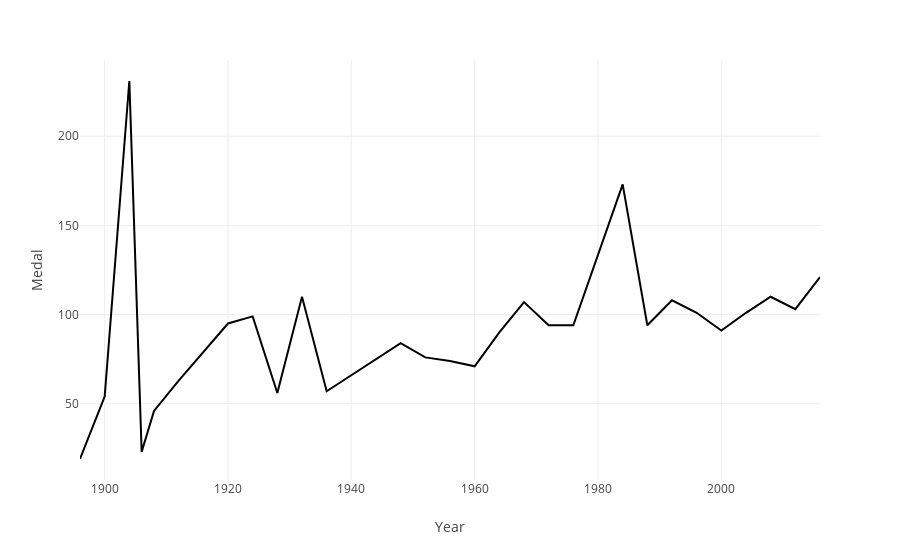

The code cell stored with this chart in its notebook:
### Code cell
fig=px.line(final_df,x='Year',y='Medal')
fig.show()

### Figure 1 — Plotly figure (JSON) as saved in the notebook; plotly's stock layout.template omitted (floating-point values rounded to 4 significant figures)
{"data": [{"hovertemplate": "Year=%{x}<br>Medal=%{y}<extra></extra>", "legendgroup": "", "line": {"color": "#000001", "dash": "solid"}, "marker": {"symbol": "circle"}, "mode": "lines", "name": "", "orientation": "v", "showlegend": false, "type": "scatter", "x": [1896, 1900, 1904, 1906, 1908, 1912, 1920, 1924, 1928, 1932, 1936, 1948, 1952, 1956, 1960, 1964, 1968, 1972, 1976, 1984, 1988, 1992, 1996, 2000, 2004, 2008, 2012, 2016], "xaxis": "x", "y": [19, 54, 231, 23, 46, 63, 95, 99, 56, 110, 57, 84, 76, 74, 71, 90, 107, 94, 94, 173, 94, 108, 101, 91, 101, 110, 103, 121], "yaxis": "y"}], "layout": {"autosize": true, "legend": {"tracegroupgap": 0}, "margin": {"t": 60}, "xaxis": {"anchor": "y", "autorange": true, "domain": [0, 1], "range": [1896, 2016], "title": {"text": "Year"}, "type": "linear"}, "yaxis": {"anchor": "x", "autorange": true, "domain": [0, 1], "range": [7.222, 242.8], "title": {"text": "Medal"}, "type": "linear"}}}
